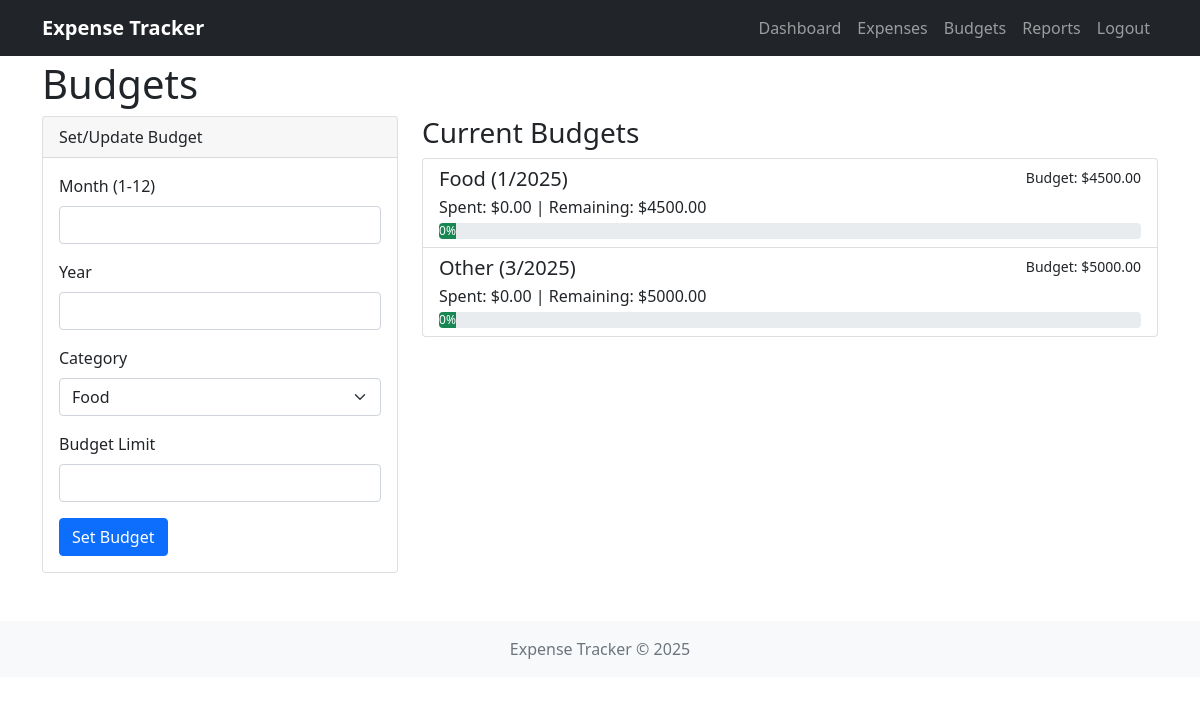
The page /budgets (signed in) on the database its author committed.
### app/models.py (models this page shows)
class Category(db.Model):
    id = db.Column(db.Integer, primary_key=True)
    name = db.Column(db.String(50), nullable=False)
    user_id = db.Column(db.Integer, db.ForeignKey('user.id'), nullable=False)
    expenses = db.relationship('Expense', backref='category', lazy=True)
    budgets = db.relationship('Budget', backref='category', lazy=True)

class Budget(db.Model):
    id = db.Column(db.Integer, primary_key=True)
    month = db.Column(db.Integer, nullable=False)   # 1-12
    year = db.Column(db.Integer, nullable=False)
    amount_limit = db.Column(db.Float, nullable=False)
    user_id = db.Column(db.Integer, db.ForeignKey('user.id'), nullable=False)
    category_id = db.Column(db.Integer, db.ForeignKey('category.id'), nullable=False)

### app/routes.py (the view, shortened to what this page needs)
@budget_bp.route('/budgets', methods=['GET', 'POST'])
@login_required
def manage_budgets():
    form = BudgetForm()
    categories = Category.query.filter_by(user_id=current_user.id).all()
    form.category.choices = [(c.id, c.name) for c in categories]
    budgets = Budget.query.filter_by(user_id=current_user.id).all()
    budgets_data = []
    for b in budgets:
        spent = db.session.query(func.sum(Expense.amount)).filter(
            Expense.user_id == current_user.id,
            Expense.category_id == b.category_id,
            func.extract('month', Expense.date) == b.month,
            func.extract('year', Expense.date) == b.year
        ).scalar() or 0.0
        budgets_data.append({
            'budget': b,
            'spent': spent,
            'remaining': b.amount_limit - spent,
            'percent': (spent / b.amount_limit) * 100 if b.amount_limit > 0 else 0
        })
    return render_template('budgets.html', form=form, budgets_data=budgets_data)

### app/forms.py
class BudgetForm(FlaskForm):
    month = IntegerField('Month (1-12)', validators=[DataRequired(), NumberRange(min=1, max=12)])
    year = IntegerField('Year', validators=[DataRequired(), NumberRange(min=2000, max=2100)])
    amount_limit = FloatField('Budget Limit', validators=[DataRequired(), NumberRange(min=0)])
    category = SelectField('Category', coerce=int, validators=[DataRequired()])
    submit = SubmitField('Set Budget')

### app/models.py (called while the page is built)
@login_manager.user_loader
def load_user(user_id):
    return User.query.get(int(user_id))

### app/templates/budgets.html (shortened to what this page needs)
{% extends "base.html" %}
{% block content %}
<h1>Budgets</h1>
<div class="row">
    <div class="col-md-4">
        <div class="card">
            <div class="card-header">Set/Update Budget</div>
            <div class="card-body">
                <form method="POST" action="{{ url_for('budget.manage_budgets') }}">
                    <div class="mb-3">
                        {{ form.month.label(class="form-label") }}
                        {{ form.month(class="form-control") }}
                    </div>
                    <div class="mb-3">
                        {{ form.year.label(class="form-label") }}
                        {{ form.year(class="form-control") }}
                    </div>
                    <div class="mb-3">
                        {{ form.category.label(class="form-label") }}
                        {{ form.category(class="form-select") }}
                    </div>
                    <div class="mb-3">
                        {{ form.amount_limit.label(class="form-label") }}
                        {{ form.amount_limit(class="form-control") }}
                    </div>
                    {{ form.submit(class="btn btn-primary") }}
                </form>
            </div>
        </div>
    </div>
    <div class="col-md-8">
        <h3>Current Budgets</h3>
        {% if budgets_data %}
        <div class="list-group">
            {% for item in budgets_data %}
            {% set percent = item.percent|float %}
            {% set width = percent if percent <= 100 else 100 %} <div class="list-group-item">
                <div class="d-flex w-100 justify-content-between">
                    <h5 class="mb-1">{{ item.budget.category.name }} ({{ item.budget.month }}/{{ item.budget.year }})
                    </h5>
                    <small>Budget: ${{ "%.2f"|format(item.budget.amount_limit) }}</small>
                </div>
                <p class="mb-1">Spent: ${{ "%.2f"|format(item.spent) }} | Remaining: ${{ "%.2f"|format(item.remaining)
                    }}</p>
                <div class="progress">
                    <div class="progress-bar {% if percent > 100 %}bg-danger{% elif percent > 80 %}bg-warning{% else %}bg-success{% endif %}"
                        role="progressbar" aria-valuenow="{{ percent }}" aria-valuemin="0" aria-valuemax="100">
                        {{ "%.0f"|format(percent) }}%
                    </div>
                </div>
        </div>
        {% endfor %}
    </div>
    {% else %}
    <p>No budgets set yet. Use the form to create one.</p>
    {% endif %}
</div>
</div>
{% endblock %}

### app/templates/base.html (style rules this page uses)
body { padding-top: 60px; }

### rows shown on the page
Category: budget.category.name "Food"
Budget: budget.month "1", budget.year "2025", budget.amount_limit "4500.00"
Category: budget.category.name "Other"
Budget: budget.month "3", budget.year "2025", budget.amount_limit "5000.00"

### other values the page prints
{{ "%.2f"|format(item.spent) }} "0.00" "0.00"
{{ "%.2f"|format(item.remaining) }} "4500.00" "5000.00"
{{ "%.0f"|format(percent) }} "0" "0"
